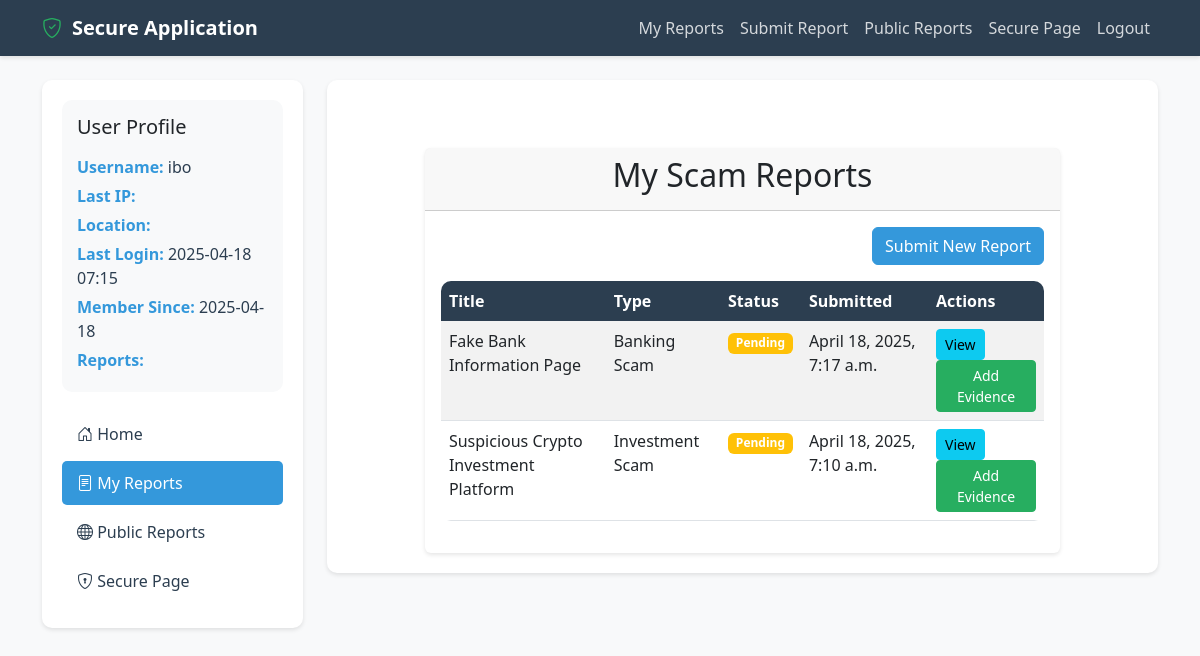
/my-reports/ (signed in), run on the app's committed database.
### myapp/models.py (models this page shows, shortened)
class ScamReport(models.Model):
    REPORT_TYPES = [
        ('investment', 'Investment Scam'),
        ('shopping', 'Shopping Scam'),
        ('banking', 'Banking Scam'),
        ('social', 'Social Media Scam'),
        ('other', 'Other')
    ]
    STATUS_CHOICES = [
        ('pending', 'Pending'),
        ('verified', 'Verified'),
        ('rejected', 'Rejected')
    ]
    reporter = models.ForeignKey(
        User,
        on_delete=models.SET_NULL,
        null=True,
        related_name='submitted_reports',
        help_text='User who submitted this report'
    )
    report_type = models.CharField(max_length=20, choices=REPORT_TYPES)
    title = models.CharField(max_length=200)
    description = models.TextField()
    scam_url = models.URLField(blank=True, null=True)
    domain_age = models.CharField(max_length=100, blank=True, null=True)
    domain_registrar = models.CharField(max_length=200, blank=True, null=True)
    domain_country = models.CharField(max_length=100, blank=True, null=True)
    is_blacklisted = models.BooleanField(default=False)
    blacklist_details = models.TextField(blank=True, null=True)
    status = models.CharField(max_length=20, choices=STATUS_CHOICES, default='pending')
    is_public = models.BooleanField(default=True)
    submission_date = models.DateTimeField(auto_now_add=True)
    last_updated = models.DateTimeField(auto_now=True)
    view_count = models.IntegerField(default=0)
    is_flagged = models.BooleanField(default=False)
    flag_reason = models.TextField(blank=True, null=True)
    flagged_by = models.ForeignKey(User, on_delete=models.SET_NULL, null=True, blank=True, related_name='flagged_reports')
    verified_by = models.ForeignKey(User, on_delete=models.SET_NULL, null=True, blank=True, related_name='verified_reports')
    verification_date = models.DateTimeField(null=True, blank=True)
    views = models.IntegerField(default=0)
    class Meta:
        ordering = ['-submission_date']
        verbose_name = 'Scam Report'
        verbose_name_plural = 'Scam Reports'

### myapp/views.py (the view)
# urls.py: path('my-reports/', views.my_reports, name='my_reports'),
@login_required
def my_reports(request):
    reports = ScamReport.objects.filter(reporter=request.user).order_by('-submission_date')
    return render(request, 'my_reports.html', {'reports': reports})

### myapp/templates/my_reports.html
{% extends 'base.html' %}
{% block content %}
<div class="container mt-5">
    <div class="row justify-content-center">
        <div class="col-md-10">
            <div class="card">
                <div class="card-header">
                    <h2 class="text-center">My Scam Reports</h2>
                </div>
                <div class="card-body">
                    <div class="text-end mb-3">
                        <a href="{% url 'submit_report' %}" class="btn btn-primary">Submit New Report</a>
                    </div>
                    {% if reports %}
                        <div class="table-responsive">
                            <table class="table table-striped">
                                <thead>
                                    <tr>
                                        <th>Title</th>
                                        <th>Type</th>
                                        <th>Status</th>
                                        <th>Submitted</th>
                                        <th>Actions</th>
                                    </tr>
                                </thead>
                                <tbody>
                                    {% for report in reports %}
                                        <tr>
                                            <td>{{ report.title }}</td>
                                            <td>{{ report.get_report_type_display }}</td>
                                            <td>
                                                <span class="badge {% if report.status == 'pending' %}bg-warning{% elif report.status == 'verified' %}bg-success{% else %}bg-danger{% endif %}">
                                                    {{ report.get_status_display }}
                                                </span>
                                            </td>
                                            <td>{{ report.submission_date }}</td>
                                            <td>
                                                <a href="{% url 'view_report' report.id %}" class="btn btn-sm btn-info">View</a>
                                                <a href="{% url 'upload_evidence' report.id %}" class="btn btn-sm btn-success">Add Evidence</a>
                                            </td>
                                        </tr>
                                    {% endfor %}
                                </tbody>
                            </table>
                        </div>
                    {% else %}
                        <div class="text-center">
                            <p>You haven't submitted any scam reports yet.</p>
                            <a href="{% url 'submit_report' %}" class="btn btn-primary">Submit Your First Report</a>
                        </div>
                    {% endif %}
                </div>
            </div>
        </div>
    </div>
</div>
{% endblock %}

### myapp/templates/base.html (shortened to what this page needs)
{% load static %}
<!DOCTYPE html>
<html lang="en">
<head>
    <link href="https://cdn.jsdelivr.net/npm/bootstrap@5.3.0/dist/css/bootstrap.min.css" rel="stylesheet">
    <link rel="stylesheet" href="https://cdn.jsdelivr.net/npm/bootstrap-icons@1.11.0/font/bootstrap-icons.css">
</head>
<body>
    <nav class="navbar navbar-expand-lg navbar-dark">
        <div class="container">
            <a class="navbar-brand" href="{% url 'home' %}">
                <i class="bi bi-shield-check"></i>
                Secure Application
            </a>
            <div class="collapse navbar-collapse" id="navbarNav">
                <ul class="navbar-nav ms-auto">
                    {% if user.is_authenticated %}
                        <li class="nav-item">
                            <a class="nav-link" href="{% url 'my_reports' %}">My Reports</a>
                        </li>
                        <li class="nav-item">
                            <a class="nav-link" href="{% url 'submit_report' %}">Submit Report</a>
                        </li>
                        <li class="nav-item">
                            <a class="nav-link" href="{% url 'public_reports' %}">Public Reports</a>
                        </li>
                        <li class="nav-item">
                            <a class="nav-link" href="{% url 'secure_page' %}">Secure Page</a>
                        </li>
                        <li class="nav-item">
                            <a class="nav-link" href="{% url 'logout' %}">Logout</a>
                        </li>
                    {% endif %}
                </ul>
            </div>
        </div>
    </nav>
    <div class="container mt-4">
        <div class="row">
            {% if user.is_authenticated %}
            <div class="col-md-3">
                <div class="sidebar">
                    <div class="user-info">
                        <h5 class="mb-3">User Profile</h5>
                        <p><strong>Username:</strong> {{ user.username }}</p>
                        <p><strong>Last IP:</strong> {{ user.last_ip }}</p>
                        <p><strong>Location:</strong> {{ user.location }}</p>
                        <p><strong>Last Login:</strong> {{ user.last_login|date:"Y-m-d H:i" }}</p>
                        <p><strong>Member Since:</strong> {{ user.date_joined|date:"Y-m-d" }}</p>
                        <p><strong>Reports:</strong> {{ user.report_count }}</p>
                    </div>
                    <nav class="nav flex-column">
                        <a class="nav-link {% if request.resolver_match.url_name == 'home' %}active{% endif %}" href="{% url 'home' %}">
                            <i class="bi bi-house-door"></i> Home
                        </a>
                        <a class="nav-link {% if request.resolver_match.url_name == 'my_reports' %}active{% endif %}" href="{% url 'my_reports' %}">
                            <i class="bi bi-file-text"></i> My Reports
                        </a>
                        <a class="nav-link {% if request.resolver_match.url_name == 'public_reports' %}active{% endif %}" href="{% url 'public_reports' %}">
                            <i class="bi bi-globe"></i> Public Reports
                        </a>
                        <a class="nav-link {% if request.resolver_match.url_name == 'secure_page' %}active{% endif %}" href="{% url 'secure_page' %}">
                            <i class="bi bi-shield-lock"></i> Secure Page
                        </a>
                    </nav>
                </div>
            </div>
            {% endif %}
            <div class="{% if user.is_authenticated %}col-md-9{% else %}col-md-12{% endif %}">
                <div class="main-content">
                    {% block content %}
                    {% endblock %}
                </div>
            </div>
        </div>
    </div>
</body>
</html>

### myapp/templates/base.html (style rules this page uses)
:root { --primary-color: #2c3e50; --secondary-color: #3498db; --accent-color: #e74c3c; --success-color: #27ae60; --warning-color: #f39c12; --danger-color: #c0392b; --light-bg: #f8f9fa; --dark-bg: #2c3e50; }
body { background-color: var(--light-bg); font-family: 'Segoe UI', Tahoma, Geneva, Verdana, sans-serif; }
.navbar { background-color: var(--primary-color); box-shadow: 0 2px 4px rgba(0,0,0,0.1); }
.navbar-brand { color: white !important; font-weight: bold; display: flex; align-items: center; gap: 10px; }
.navbar-brand i { color: var(--success-color); }
.nav-link { color: rgba(255,255,255,0.8) !important; transition: color 0.3s ease; }
.btn-primary { background-color: var(--secondary-color); border-color: var(--secondary-color); }
.btn-success { background-color: var(--success-color); border-color: var(--success-color); }
.card { border: none; box-shadow: 0 2px 4px rgba(0,0,0,0.1); transition: transform 0.3s ease; }
.sidebar { background-color: white; border-radius: 10px; box-shadow: 0 2px 4px rgba(0,0,0,0.1); padding: 20px; }
.sidebar .nav-link { color: var(--primary-color) !important; padding: 10px 15px; border-radius: 5px; margin-bottom: 5px; transition: all 0.3s ease; }
.sidebar .nav-link.active { background-color: var(--secondary-color); color: white !important; }
.user-info { background-color: var(--light-bg); border-radius: 10px; padding: 15px; margin-bottom: 20px; }
.user-info p { margin-bottom: 5px; color: var(--primary-color); }
.user-info strong { color: var(--secondary-color); }
.main-content { background-color: white; border-radius: 10px; box-shadow: 0 2px 4px rgba(0,0,0,0.1); padding: 20px; }
.table { background-color: white; border-radius: 10px; overflow: hidden; }
.table thead th { background-color: var(--primary-color); color: white; border: none; }

### data on the page
ScamReport: title "Fake Bank Information Page", report_type "Banking Scam", status "Pending", submission_date "April 18, 2025, 7:17 a.m."
ScamReport: title "Suspicious Crypto Investment Platform", report_type "Investment Scam", status "Pending", submission_date "April 18, 2025, 7:10 a.m."

### other printed values
{{ user.username }} "ibo"
{{ user.last_login|date:"Y-m-d H:i" }} "2025-04-18 07:15"
{{ user.date_joined|date:"Y-m-d" }} "2025-04-18"
